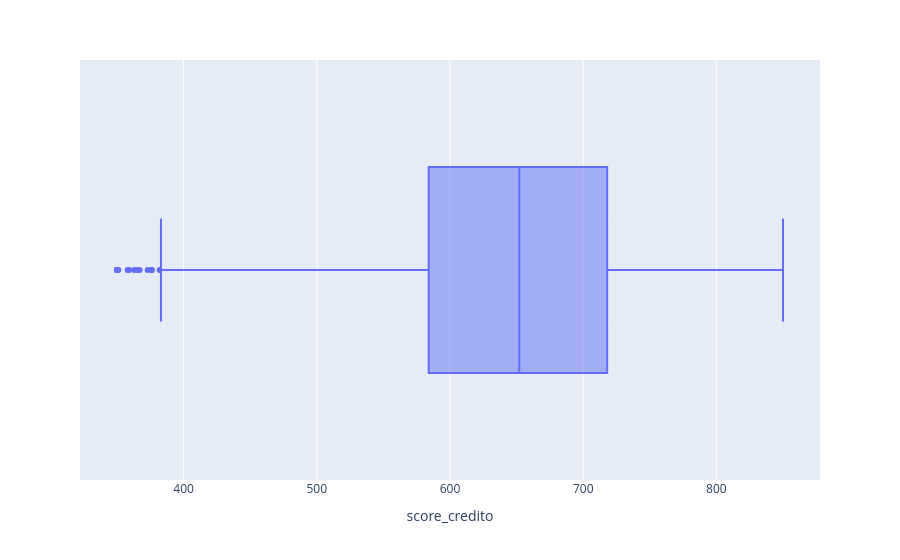

Notebook code for this chart:
### Code cell
# 3 - Depois de explorar as variáveis categóricas, chegou a vez das variáveis numéricas. 
# Construa gráficos de distribuição como boxplots ou histogramas para analisar o comportamento dos valores numéricos 
# e checar se existem valores inconsistentes.
px.box(dados_brutos, x='score_credito')

### Figure 1 — Plotly figure (JSON) as saved in the notebook; plotly's stock layout.template omitted (floating-point values rounded to 4 significant figures; data arrays with more than 128 entries replaced by an {"elided": "..."} marker saying what was removed)
{"data": [{"alignmentgroup": "True", "hovertemplate": "score_credito=%{x}<extra></extra>", "legendgroup": "", "marker": {"color": "#636efa"}, "name": "", "notched": false, "offsetgroup": "", "orientation": "h", "showlegend": false, "type": "box", "x": {"elided": "10000 int values"}, "x0": " ", "xaxis": "x", "y0": " ", "yaxis": "y"}], "layout": {"boxmode": "group", "legend": {"tracegroupgap": 0}, "margin": {"t": 60}, "xaxis": {"anchor": "y", "domain": [0, 1], "title": {"text": "score_credito"}}, "yaxis": {"anchor": "x", "domain": [0, 1]}}}
